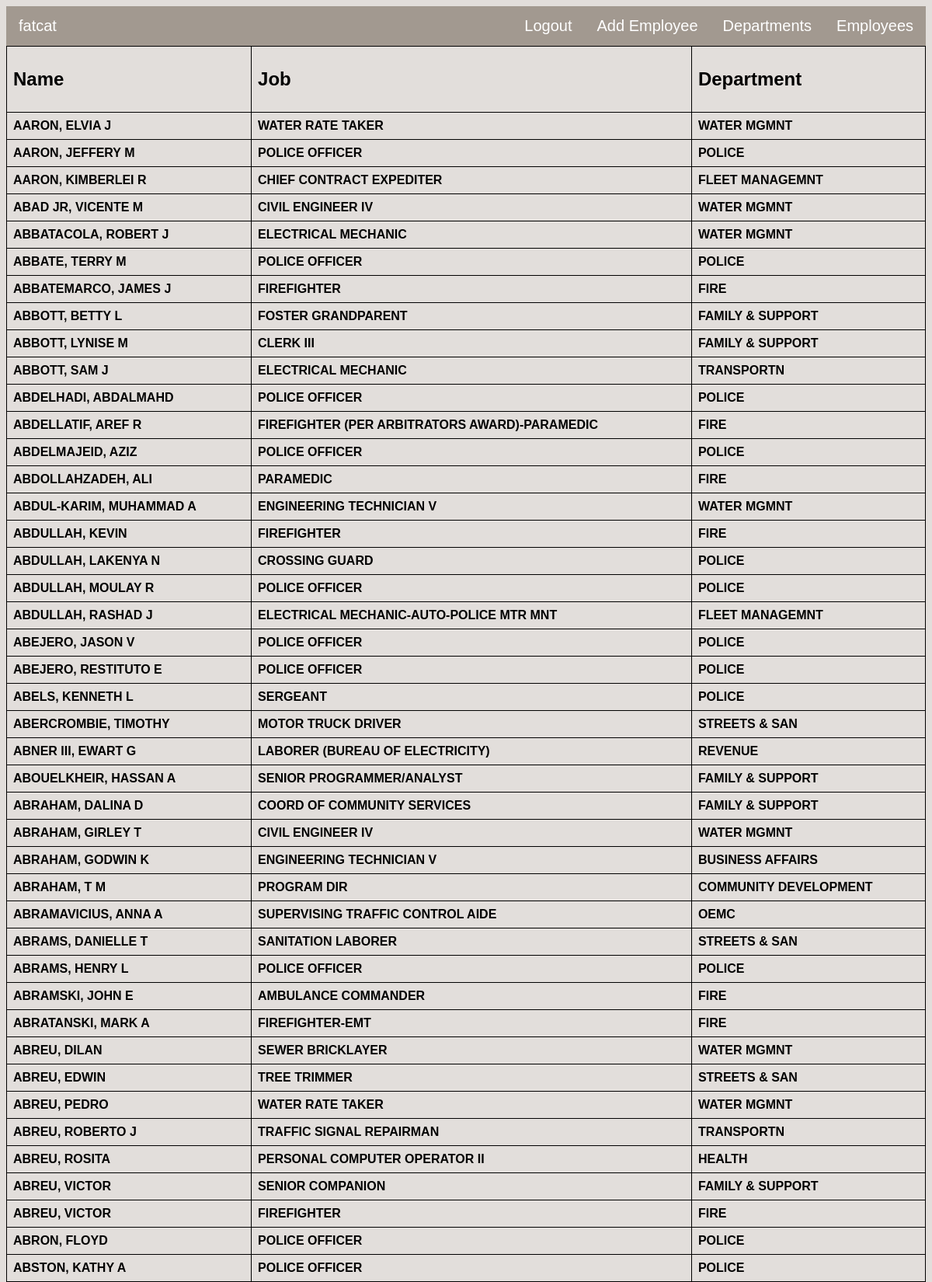
The app's page /allresults (upper part) with its own data.
### home/models.py (models this page shows, shortened)
class Employee(models.Model):
    name = models.CharField(max_length=300)
    job = models.CharField(max_length=300)
    department = models.CharField(max_length=300)
    salary = models.CharField(max_length=300)
    salary2 = models.CharField(max_length=300)

### home/views.py (the view)
# urls.py: url(r'^allresults', views.allresults, name='allresults'),
def allresults(request):
    employee_list = Employee.objects.all()
    paginator = Paginator(employee_list, 52)  # Show 52 employees per page
    page = request.GET.get('page')
    try:
        employees = paginator.page(page)
    except PageNotAnInteger:
        employees = paginator.page(1)
    except EmptyPage:
        employees = paginator.page(paginator.num_pages)
    context = {
        'employees': employees,
    }
    return render(request, 'allresults.html', context)

### home/templates/allresults.html (shortened to what this page needs)
{% include "navbarafter.html" %}
{% block content %}
<table>
	<tr>
		<th><h2>Name</h2></th>
		<th><h2>Job</h2></th>
		<th><h2>Department</h2></th>
	</tr>
{% for employee in employees %}
	<tr>
		<th>{{employee.name}}</th>
		<th>{{employee.job}}</th>
		<th>{{employee.department}}</th>
	</tr>
{% endfor %}
</table>
{% endblock %}

### home/templates/navbarafter.html (shortened to what this page needs)
<!DOCTYPE html>
<html>
<head>
</head>
<body>
		<div class="topnav">
			<div id="font" class="{% if active_tab == 'home' %}active{% endif %}" style="float: left;"><a href="/dashboard">fatcat</a></div>
			<div id="font2" class="{% if active_tab == 'employees' %}active{% endif %}"><a href="/dashboard">Employees</a></div>
			<div id="font2" class="{% if active_tab == 'departments' %}active{% endif %}"><a href="/deptsearch">Departments</a></div>
            <div id="font2" class="{% if active_tab == 'employee' %}active{% endif %}"><a href="/employee">Add Employee</a></div>
            <div id="font2" class="{% if active_tab == 'logout' %}active{% endif %}"><a href="/logout">Logout</a></div>
		</div>
</body>
</html>

### home/templates/navbarafter.html (style rules this page uses)
.topnav { overflow: hidden; background-color: #a29990; }
.topnav a { float: right; color: white; text-align: center; padding: 14px 16px; text-decoration: none; }
#font { font-family: "Century Gothic", CenturyGothic, AppleGothic, sans-serif; font-size: 20px; }
#font2 { font-family: "Century Gothic", CenturyGothic, AppleGothic, sans-serif; font-size: 20px; }
body { font-family: 'Lato', sans-serif; background: #e2dedb; color: #a29990; }

### records on screen
Employee: name "AARON, ELVIA J", job "WATER RATE TAKER", department "WATER MGMNT"
Employee: name "AARON, JEFFERY M", job "POLICE OFFICER", department "POLICE"
Employee: name "AARON, KIMBERLEI R", job "CHIEF CONTRACT EXPEDITER", department "FLEET MANAGEMNT"
Employee: name "ABAD JR, VICENTE M", job "CIVIL ENGINEER IV", department "WATER MGMNT"
Employee: name "ABBATACOLA, ROBERT J", job "ELECTRICAL MECHANIC", department "WATER MGMNT"
Employee: name "ABBATE, TERRY M", job "POLICE OFFICER", department "POLICE"
Employee: name "ABBATEMARCO, JAMES J", job "FIREFIGHTER", department "FIRE"
Employee: name "ABBOTT, BETTY L", job "FOSTER GRANDPARENT", department "FAMILY & SUPPORT"
Employee: name "ABBOTT, LYNISE M", job "CLERK III", department "FAMILY & SUPPORT"
Employee: name "ABBOTT, SAM J", job "ELECTRICAL MECHANIC", department "TRANSPORTN"
Employee: name "ABDELHADI, ABDALMAHD", job "POLICE OFFICER", department "POLICE"
Employee: name "ABDELLATIF, AREF R", job "FIREFIGHTER (PER ARBITRATORS AWARD)-PARAMEDIC", department "FIRE"
Employee: name "ABDELMAJEID, AZIZ", job "POLICE OFFICER", department "POLICE"
Employee: name "ABDOLLAHZADEH, ALI", job "PARAMEDIC", department "FIRE"
Employee: name "ABDUL-KARIM, MUHAMMAD A", job "ENGINEERING TECHNICIAN V", department "WATER MGMNT"
Employee: name "ABDULLAH, KEVIN", job "FIREFIGHTER", department "FIRE"
Employee: name "ABDULLAH, LAKENYA N", job "CROSSING GUARD", department "POLICE"
Employee: name "ABDULLAH, MOULAY R", job "POLICE OFFICER", department "POLICE"
Employee: name "ABDULLAH, RASHAD J", job "ELECTRICAL MECHANIC-AUTO-POLICE MTR MNT", department "FLEET MANAGEMNT"
Employee: name "ABEJERO, JASON V", job "POLICE OFFICER", department "POLICE"
Employee: name "ABEJERO, RESTITUTO E", job "POLICE OFFICER", department "POLICE"
Employee: name "ABELS, KENNETH L", job "SERGEANT", department "POLICE"
Employee: name "ABERCROMBIE, TIMOTHY", job "MOTOR TRUCK DRIVER", department "STREETS & SAN"
Employee: name "ABNER III, EWART G", job "LABORER (BUREAU OF ELECTRICITY)", department "REVENUE"
Employee: name "ABOUELKHEIR, HASSAN A", job "SENIOR PROGRAMMER/ANALYST", department "FAMILY & SUPPORT"
Employee: name "ABRAHAM, DALINA D", job "COORD OF COMMUNITY SERVICES", department "FAMILY & SUPPORT"
Employee: name "ABRAHAM, GIRLEY T", job "CIVIL ENGINEER IV", department "WATER MGMNT"
Employee: name "ABRAHAM, GODWIN K", job "ENGINEERING TECHNICIAN V", department "BUSINESS AFFAIRS"
Employee: name "ABRAHAM, T M", job "PROGRAM DIR", department "COMMUNITY DEVELOPMENT"
Employee: name "ABRAMAVICIUS, ANNA A", job "SUPERVISING TRAFFIC CONTROL AIDE", department "OEMC"
Employee: name "ABRAMS, DANIELLE T", job "SANITATION LABORER", department "STREETS & SAN"
Employee: name "ABRAMS, HENRY L", job "POLICE OFFICER", department "POLICE"
Employee: name "ABRAMSKI, JOHN E", job "AMBULANCE COMMANDER", department "FIRE"
Employee: name "ABRATANSKI, MARK A", job "FIREFIGHTER-EMT", department "FIRE"
Employee: name "ABREU, DILAN", job "SEWER BRICKLAYER", department "WATER MGMNT"
Employee: name "ABREU, EDWIN", job "TREE TRIMMER", department "STREETS & SAN"
Employee: name "ABREU, PEDRO", job "WATER RATE TAKER", department "WATER MGMNT"
Employee: name "ABREU, ROBERTO J", job "TRAFFIC SIGNAL REPAIRMAN", department "TRANSPORTN"
Employee: name "ABREU, ROSITA", job "PERSONAL COMPUTER OPERATOR II", department "HEALTH"
Employee: name "ABREU, VICTOR", job "SENIOR COMPANION", department "FAMILY & SUPPORT"
Employee: name "ABREU, VICTOR", job "FIREFIGHTER", department "FIRE"
Employee: name "ABRON, FLOYD", job "POLICE OFFICER", department "POLICE"
Employee: name "ABSTON, KATHY A", job "POLICE OFFICER", department "POLICE"
